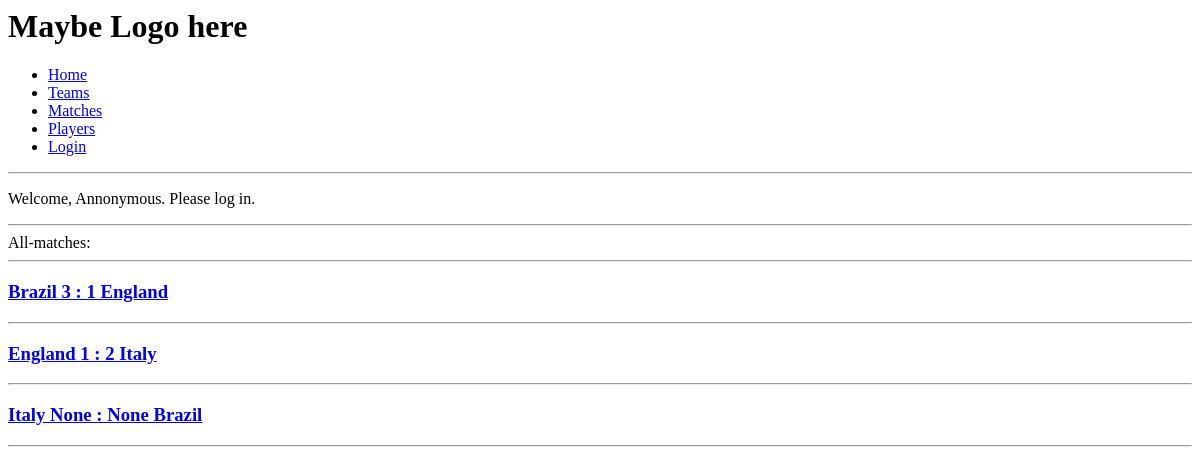
Page /matches on the earlier database version.
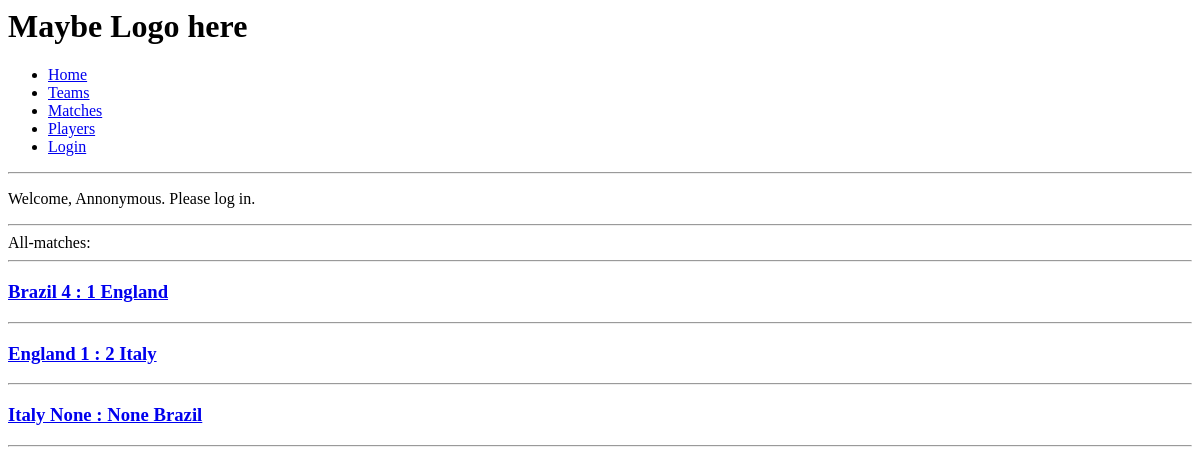
Same page on the later database version.
### website/models.py (models this page shows, shortened)
class Match(models.Model):
    host = models.ForeignKey(Team, related_name="host_matches")
    away = models.ForeignKey(Team, related_name="away_matches")
    score_host = models.PositiveSmallIntegerField(blank=True, null=True)
    score_away = models.PositiveSmallIntegerField(blank=True, null=True)
    schedule = models.DateTimeField()
    is_over = models.BooleanField(default=False)
    def __str__(self):
        representation = "{} {} : {} {}".format(self.host.name, self.score_host, self.score_away, self.away.name)
        return representation

class Team(models.Model):
    name = models.CharField(max_length=50)
    group = models.CharField(max_length=2)
    info = models.TextField()

### website/views.py (the view)
# urls.py: url(r'^matches$', 'matches', name="matches"),
def matches(request):
    matches = Match.objects.all()
    return render(request, "matches.html", locals())

### website/templates/matches.html
{% extends 'base.html' %}
{% block content %}
All-matches:
    <hr>
    {% for match in matches %}
    <article>
        <h3><a href="{% url 'show-match' match.id %}">{{ match }}</a></h3>
        <hr>
    </article>
    {% endfor %}
{% endblock %}

Differences in the rows shown:
changed Match: host+score_host+score_away "Brazil 3 : 1 England" → "Brazil 4 : 1 England"
